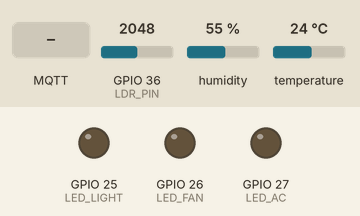
The sketch below on a simulated ESP32. On the bench: output pins drawn as LEDs (lit = HIGH). The inputs (shaded band) are chosen by the test bench; at power-on: GPIO 36 (LDR_PIN) = 2048, humidity 55 %, temperature 24 °C. WiFi joins after 1.5 s; servers stay silent unless stated; no MQTT or app messages arrive unless stated; what the sketch prints to the serial monitor is not drawn.

Above: at 2.7 s.
2.8 s: MQTT message "ON" arrives on the first subscribed topic
At 4.0 s:
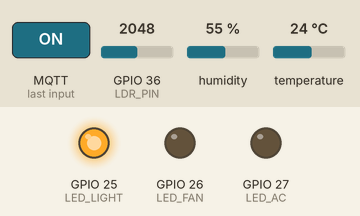
4.3 s: MQTT message "ON" arrives on the second subscribed topic
At 5.2 s:
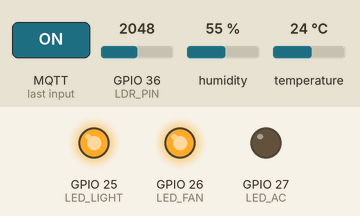
5.8 s: MQTT message "1" arrives on the first subscribed topic
At 6.3 s:
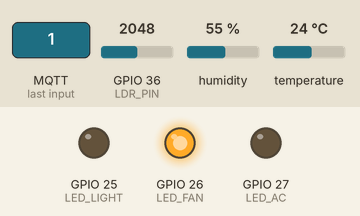
7.3 s: MQTT message "ON" arrives on the third subscribed topic
At 8.5 s:
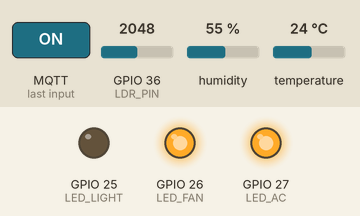
8.8 s: MQTT message "1" arrives on the second subscribed topic
At 9.8 s:
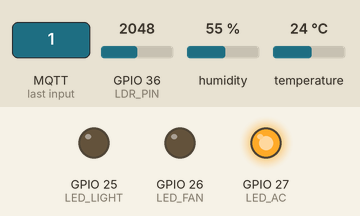
10.3 s: MQTT message "ON" arrives on the first subscribed topic
At 11.0 s:
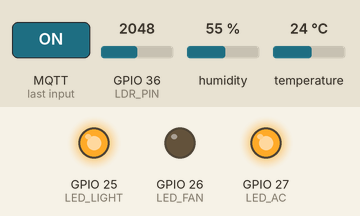
Timing chart, 0 to 12.8 s (numbered marks = the images above; inputs shaded):
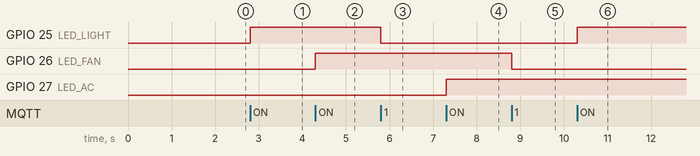

Measured:
- after the input at 2.8 s, GPIO 25 (LED_LIGHT): LOW → HIGH at once
- after the input at 4.3 s, GPIO 26 (LED_FAN): LOW → HIGH at once
- after the input at 5.8 s, GPIO 25 (LED_LIGHT): HIGH → LOW at once
- after the input at 7.3 s, GPIO 27 (LED_AC): LOW → HIGH at once
- after the input at 8.8 s, GPIO 26 (LED_FAN): HIGH → LOW at once
- after the input at 10.3 s, GPIO 25 (LED_LIGHT): LOW → HIGH at once

The sketch:

th2.ino
```cpp
#include <WiFi.h>
#include <PubSubClient.h>
#include <DHT.h>
#include <ArduinoJson.h>

// =======================
// WiFi + MQTT Config
// =======================
#define WIFI_SSID     "ToanVY"
#define WIFI_PASSWORD "05022004"

#define MQTT_SERVER   "10.232.235.12"
#define MQTT_PORT     1883
#define MQTT_USER     "toan"
#define MQTT_PASSWORD "12345"

// =======================
// MQTT Topics
// =======================
#define TOPIC_SENSOR  "esp32/sensor/data"

#define TOPIC_LIGHT   "esp32/control/light"
#define TOPIC_FAN     "esp32/control/fan"
#define TOPIC_AC      "esp32/control/ac"

#define TOPIC_CONTROL "controlLED"
#define TOPIC_LWT     "esp32/status/LWT"
#define TOPIC_ONLINE  "esp32/status/online"

// =======================
// Cảm biến + GPIO
// =======================
#define DHTPIN 4
#define DHTTYPE DHT11
DHT dht(DHTPIN, DHTTYPE);

#define LDR_PIN 36

#define LED_LIGHT 25
#define LED_FAN   26
#define LED_AC    27

#define SEND_INTERVAL 3000

WiFiClient espClient;
PubSubClient client(espClient);
unsigned long lastSendTime = 0;

// =======================
// Biến trạng thái
// =======================
bool lightState = false;
bool fanState   = false;
bool acState    = false;

// =======================
// WiFi connect
// =======================
void setup_wifi() {
  delay(10);
  Serial.println("🔌 Kết nối WiFi...");
  WiFi.begin(WIFI_SSID, WIFI_PASSWORD);

  while (WiFi.status() != WL_CONNECTED) {
    delay(500);
    Serial.print(".");
  }

  Serial.println("\n✅ WiFi Connected");
  Serial.print("📡 IP: ");
  Serial.println(WiFi.localIP());
}

// =======================
// Cập nhật trạng thái thiết bị
// =======================
void updateDeviceState(const char* device, bool &currentState, bool newState, int pin) {
  // ✅ Chỉ gửi trạng thái khi MQTT connected
  if (!client.connected()) return;

  if (currentState != newState) {
    currentState = newState;
    digitalWrite(pin, newState ? HIGH : LOW);

    String topic = String("esp32/state/") + device;
    client.publish(topic.c_str(), newState ? "ON" : "OFF", true);

    Serial.printf("📤 Trạng thái %s → %s\n", device, newState ? "ON" : "OFF");
  }
}

// =======================
// Xử lý lệnh MQTT
// =======================
void callback(char* topic, byte* payload, unsigned int length) {
  payload[length] = '\0';
  String message = String((char*)payload);
  Serial.printf("📩 Lệnh từ %s: %s\n", topic, message.c_str());

  if (String(topic) == TOPIC_LIGHT) {
    updateDeviceState("light", lightState, (message == "ON"), LED_LIGHT);
  } else if (String(topic) == TOPIC_FAN) {
    updateDeviceState("fan", fanState, (message == "ON"), LED_FAN);
  } else if (String(topic) == TOPIC_AC) {
    updateDeviceState("ac", acState, (message == "ON"), LED_AC);
  }
}

// =======================
// Reconnect MQTT
// =======================
void reconnect() {
  while (!client.connected()) {
    Serial.print("🔄 Kết nối MQTT...");
    if (client.connect("ESP32Client", MQTT_USER, MQTT_PASSWORD, TOPIC_LWT, 1, true, "OFFLINE")) {
      Serial.println("✅ MQTT Connected");

      client.subscribe(TOPIC_LIGHT);
      client.subscribe(TOPIC_FAN);
      client.subscribe(TOPIC_AC);
      client.subscribe(TOPIC_CONTROL);

      // Thông báo ESP32 đang online
      client.publish(TOPIC_ONLINE, "ONLINE", true);

      // Gửi yêu cầu server trả lại trạng thái
      client.publish(TOPIC_CONTROL, "GET_STATE");
    } else {
      Serial.print("❌ Lỗi, rc=");
      Serial.println(client.state());
      delay(3000);
    }
  }
}

// =======================
// SETUP
// =======================
void setup() {
  Serial.begin(115200);
  dht.begin();

  pinMode(LED_LIGHT, OUTPUT);
  pinMode(LED_FAN, OUTPUT);
  pinMode(LED_AC, OUTPUT);

  setup_wifi();

  client.setServer(MQTT_SERVER, MQTT_PORT);
  client.setCallback(callback);

  reconnect();
}

// =======================
// LOOP
// =======================
void loop() {
  if (!client.connected()) reconnect();
  client.loop();

  unsigned long now = millis();
  if (now - lastSendTime >= SEND_INTERVAL) {
    lastSendTime = now;

    float h = dht.readHumidity();
    float t = dht.readTemperature();
    int lightValue = analogRead(LDR_PIN);

    if (isnan(h) || isnan(t)) {
      Serial.println("⚠️ Lỗi đọc DHT11, bỏ qua lần này");
      return;
    }

    DynamicJsonDocument doc(128);
    doc["temperature"] = t;
    doc["humidity"] = h;
    doc["light"] = lightValue;

    char buffer[128];
    serializeJson(doc, buffer);

    // ✅ Chỉ publish khi MQTT connected
    if (client.connected()) {
      client.publish(TOPIC_SENSOR, buffer);
      Serial.println("📤 Publish sensor: " + String(buffer));
    }
  }
}
```
